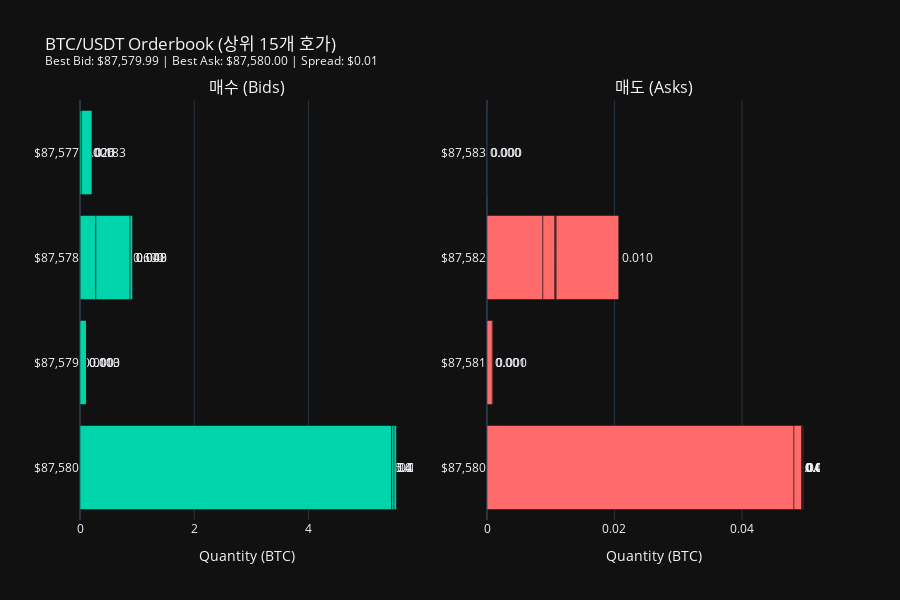

Notebook code for this chart:
### Markdown cell above
---

## 5. Orderbook 히트맵 시각화

### 개념 설명

**Orderbook 히트맵**은 가격별 주문량을 색상 강도로 표현합니다.

- **진한 색상**: 큰 주문량 ("벽"이라고 부름)
- **연한 색상**: 작은 주문량

트레이더들은 히트맵을 통해:
1. 지지/저항 수준 파악
2. 큰 주문(고래)의 위치 확인
3. 주문 취소/추가 패턴 관찰

### Code cell
# 현재 Orderbook 스냅샷 시각화
current_state = processor.current

if current_state:
    # 데이터 준비
    bid_prices = current_state.bid_prices[:15]
    bid_qtys = current_state.bid_quantities[:15]
    ask_prices = current_state.ask_prices[:15]
    ask_qtys = current_state.ask_quantities[:15]
    
    fig = make_subplots(
        rows=1, cols=2,
        subplot_titles=('매수 (Bids)', '매도 (Asks)'),
        horizontal_spacing=0.1
    )
    
    # 매수 호가 (가로 막대)
    fig.add_trace(
        go.Bar(
            y=[f"${p:,.0f}" for p in bid_prices],
            x=bid_qtys,
            orientation='h',
            name='Bids',
            marker_color='#00D4AA',
            text=[f"{q:.3f}" for q in bid_qtys],
            textposition='outside'
        ),
        row=1, col=1
    )
    
    # 매도 호가 (가로 막대)
    fig.add_trace(
        go.Bar(
            y=[f"${p:,.0f}" for p in ask_prices],
            x=ask_qtys,
            orientation='h',
            name='Asks',
            marker_color='#FF6B6B',
            text=[f"{q:.3f}" for q in ask_qtys],
            textposition='outside'
        ),
        row=1, col=2
    )
    
    fig.update_layout(
        title=f'BTC/USDT Orderbook (상위 15개 호가)<br>'
              f'<sup>Best Bid: ${current_state.best_bid[0]:,.2f} | '
              f'Best Ask: ${current_state.best_ask[0]:,.2f} | '
              f'Spread: ${current_state.spread:.2f}</sup>',
        height=600,
        template='plotly_dark',
        showlegend=False
    )
    
    fig.update_xaxes(title_text='Quantity (BTC)', row=1, col=1)
    fig.update_xaxes(title_text='Quantity (BTC)', row=1, col=2)
    
    fig.show()
else:
    print("데이터가 없습니다. 먼저 데이터를 수집하세요.")

### Figure 1 — Plotly figure (JSON) as saved in the notebook; plotly's stock layout.template omitted (floating-point values rounded to 4 significant figures)
{"data": [{"marker": {"color": "#00D4AA"}, "name": "Bids", "orientation": "h", "text": ["5.452", "0.005", "0.039", "0.041", "0.000", "0.113", "0.000", "0.003", "0.275", "0.600", "0.048", "0.000", "0.000", "0.026", "0.183"], "textposition": "outside", "type": "bar", "x": [5.452, 0.00466, 0.03911, 0.04083, 6e-05, 0.1134, 6e-05, 0.0025, 0.2746, 0.5996, 0.04841, 6e-05, 6e-05, 0.02603, 0.1829], "xaxis": "x", "y": ["$87,580", "$87,580", "$87,580", "$87,580", "$87,579", "$87,579", "$87,579", "$87,578", "$87,578", "$87,578", "$87,578", "$87,578", "$87,577", "$87,577", "$87,577"], "yaxis": "y"}, {"marker": {"color": "#FF6B6B"}, "name": "Asks", "orientation": "h", "text": ["0.048", "0.001", "0.000", "0.000", "0.000", "0.000", "0.001", "0.000", "0.009", "0.002", "0.000", "0.000", "0.010", "0.000", "0.000"], "textposition": "outside", "type": "bar", "x": [0.04817, 0.00123, 6e-05, 6e-05, 6e-05, 6e-05, 0.00084, 0.00012, 0.00877, 0.00189, 7e-05, 0.00012, 0.00982, 6e-05, 6e-05], "xaxis": "x2", "y": ["$87,580", "$87,580", "$87,580", "$87,580", "$87,580", "$87,580", "$87,581", "$87,581", "$87,582", "$87,582", "$87,582", "$87,582", "$87,582", "$87,583", "$87,583"], "yaxis": "y2"}], "layout": {"annotations": [{"font": {"size": 16}, "showarrow": false, "text": "매수 (Bids)", "x": 0.225, "xanchor": "center", "xref": "paper", "y": 1, "yanchor": "bottom", "yref": "paper"}, {"font": {"size": 16}, "showarrow": false, "text": "매도 (Asks)", "x": 0.775, "xanchor": "center", "xref": "paper", "y": 1, "yanchor": "bottom", "yref": "paper"}], "height": 600, "showlegend": false, "title": {"text": "BTC/USDT Orderbook (상위 15개 호가)<br><sup>Best Bid: $87,579.99 | Best Ask: $87,580.00 | Spread: $0.01</sup>"}, "xaxis": {"anchor": "y", "domain": [0, 0.45], "title": {"text": "Quantity (BTC)"}}, "xaxis2": {"anchor": "y2", "domain": [0.55, 1], "title": {"text": "Quantity (BTC)"}}, "yaxis": {"anchor": "x", "domain": [0, 1]}, "yaxis2": {"anchor": "x2", "domain": [0, 1]}}}
